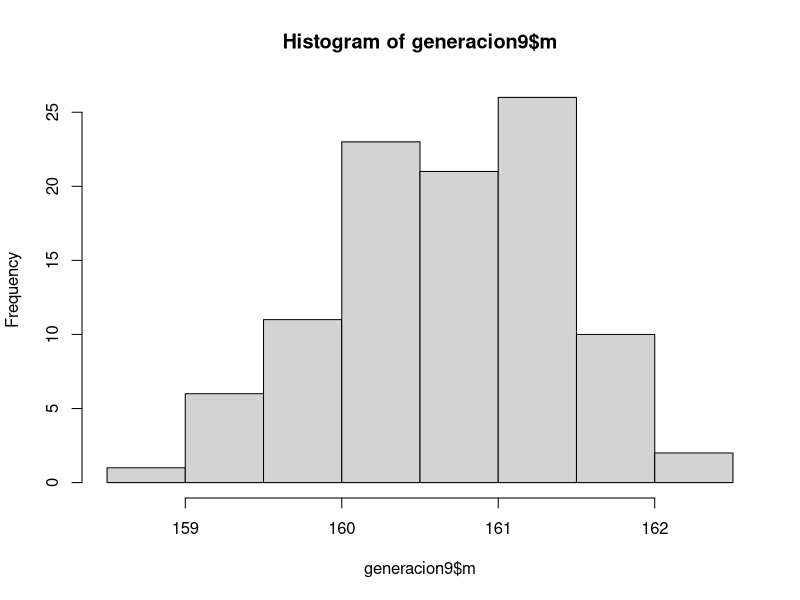
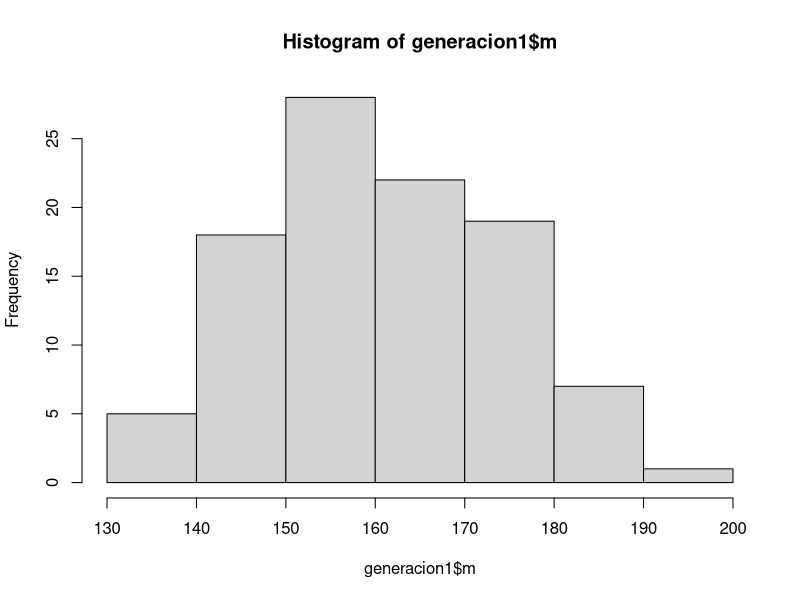
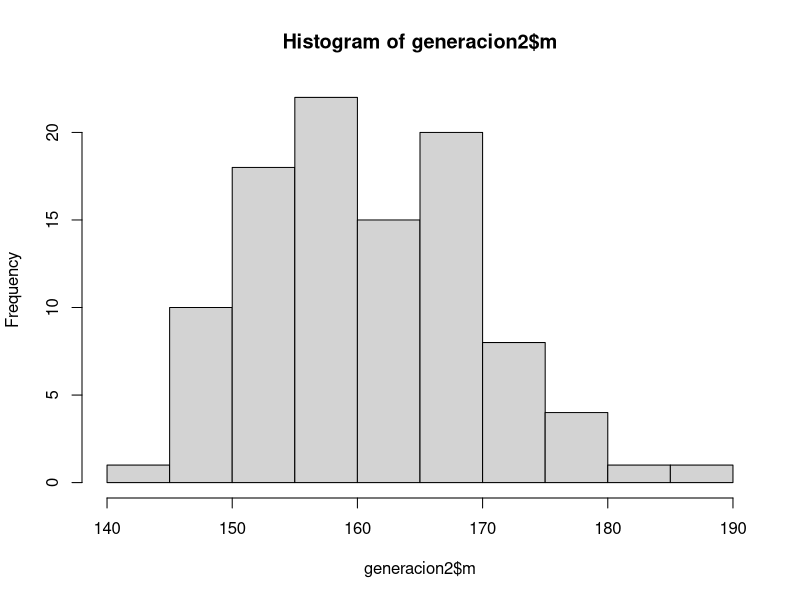
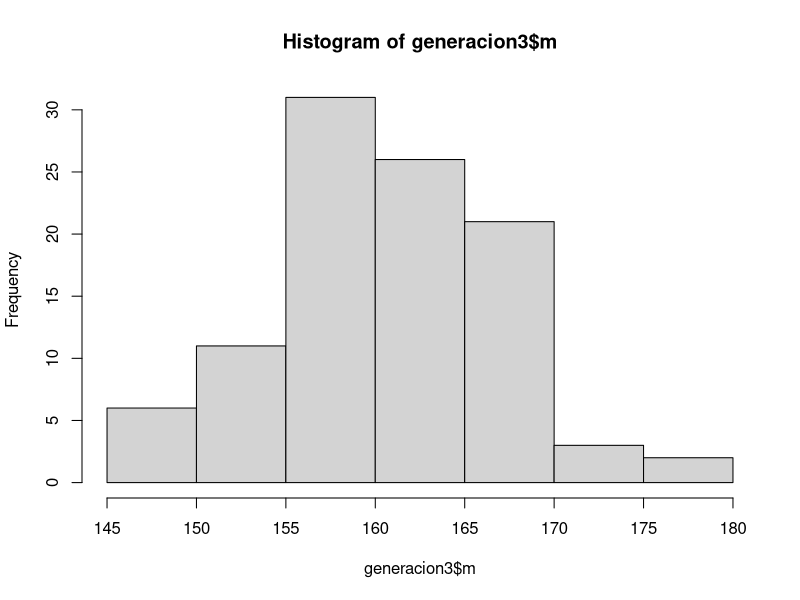
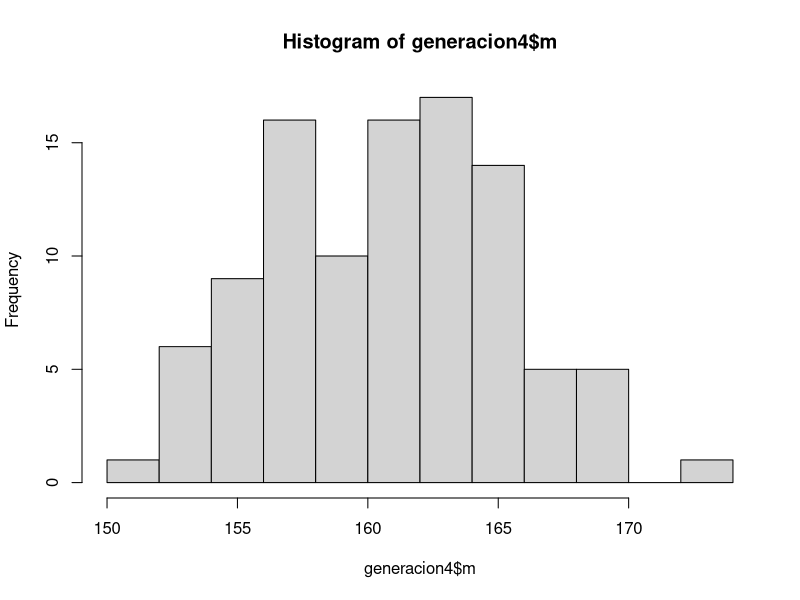
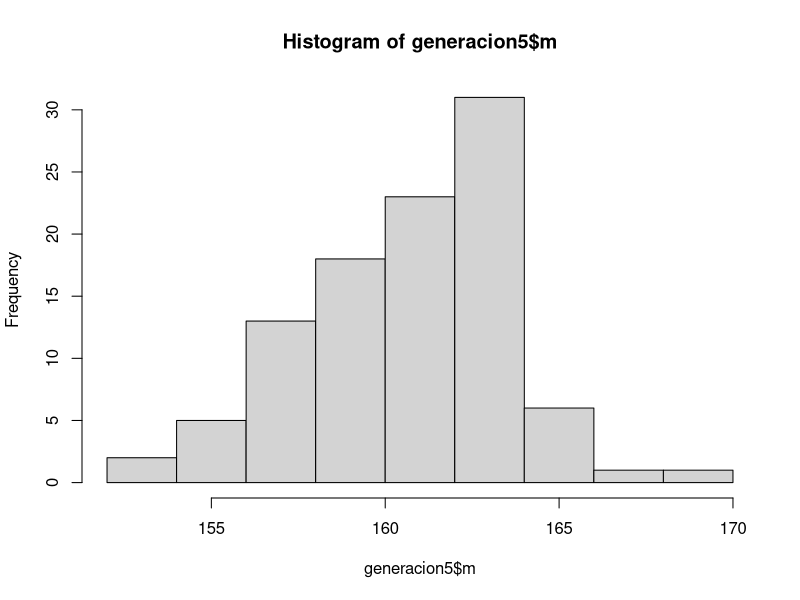
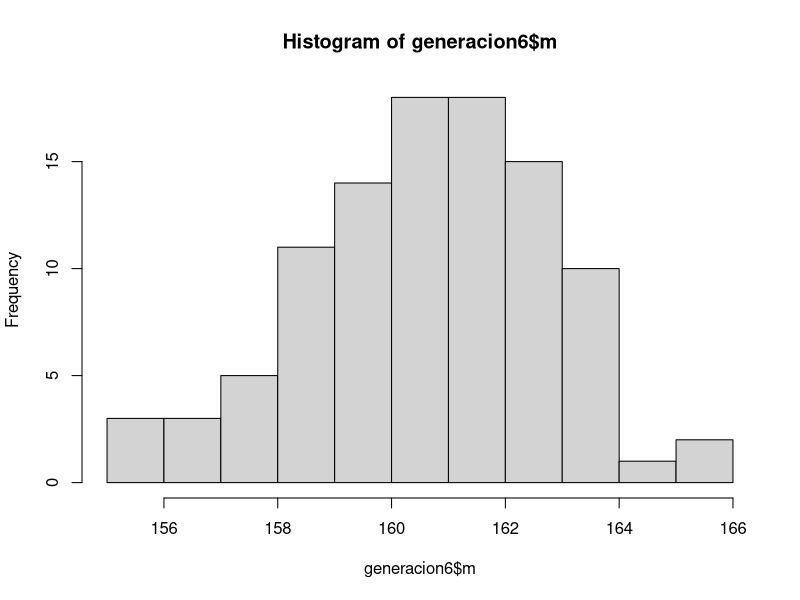
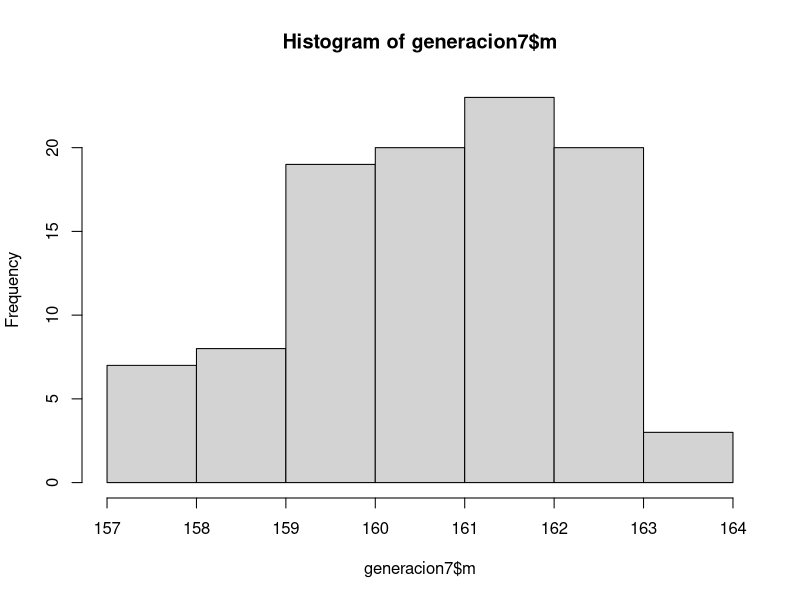

Generate these figures, in order, with R:

# Nombre : Waldir pomiano obregon 20151487k

popular=data.frame(m=rnorm(100,160,20),f=rnorm(100,160,20))
popular                   
prox.gen=function(popular){
  popular$m=sample(popular$m)
  popular$m=apply(popular,1,mean)
  popular$f=popular$m
  return(popular)
}
#Usando la funcion prox.gen generamos 9 generaciones como indican los codigos.

generacion1=prox.gen(popular)
generacion2=prox.gen(generacion1)
generacion3=prox.gen(generacion2)
generacion4=prox.gen(generacion3)
generacion5=prox.gen(generacion4)
generacion6=prox.gen(generacion5)
generacion7=prox.gen(generacion6)
generacion8=prox.gen(generacion7)
generacion9=prox.gen(generacion8)

#Usando la funcion histogram para dibujar la distribucion de las alturas
#masculinas en cada generacion como indican los codigos.

hist(generacion9$m) 
hist(generacion1$m)
hist(generacion2$m)
hist(generacion3$m)
hist(generacion4$m)
hist(generacion5$m)
hist(generacion6$m)
hist(generacion7$m)
hist(generacion8$m)
hist(generacion9$m)


















